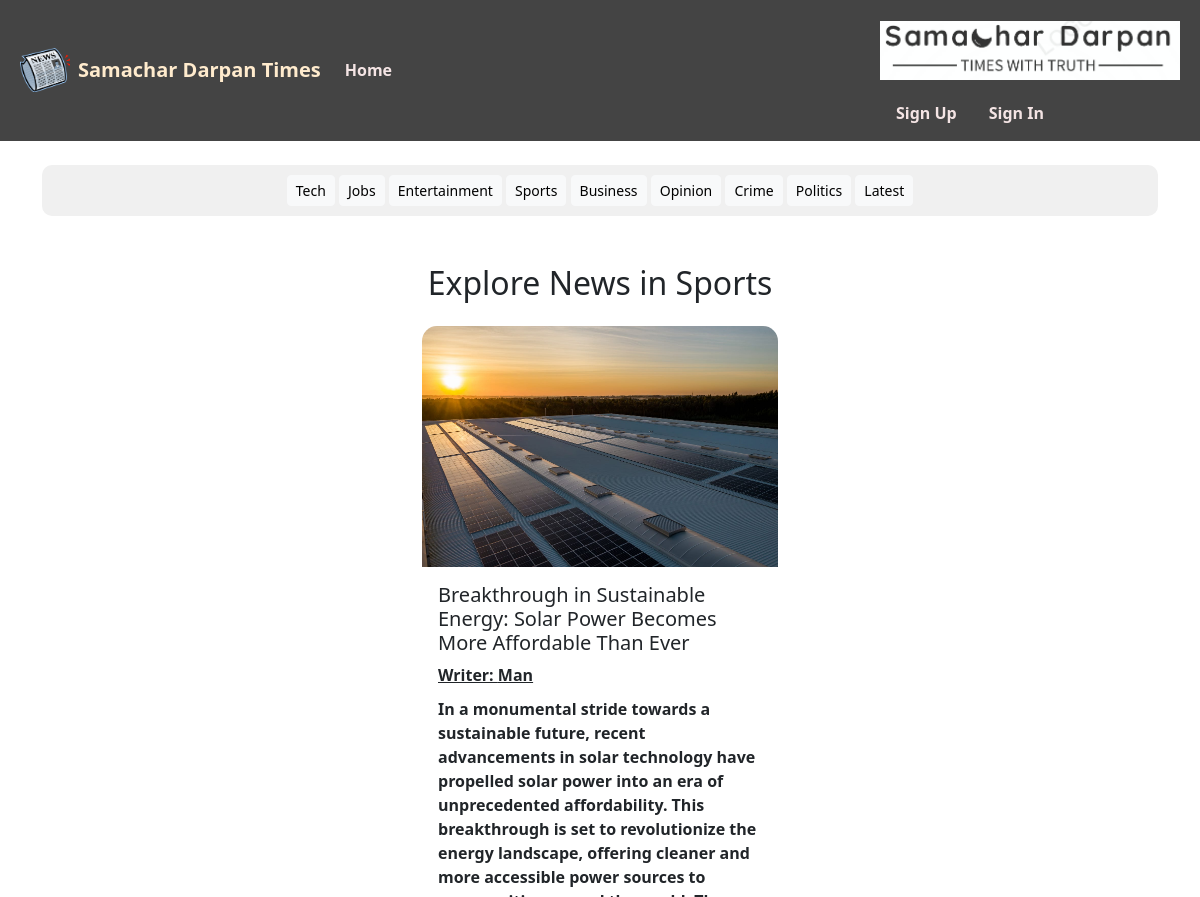
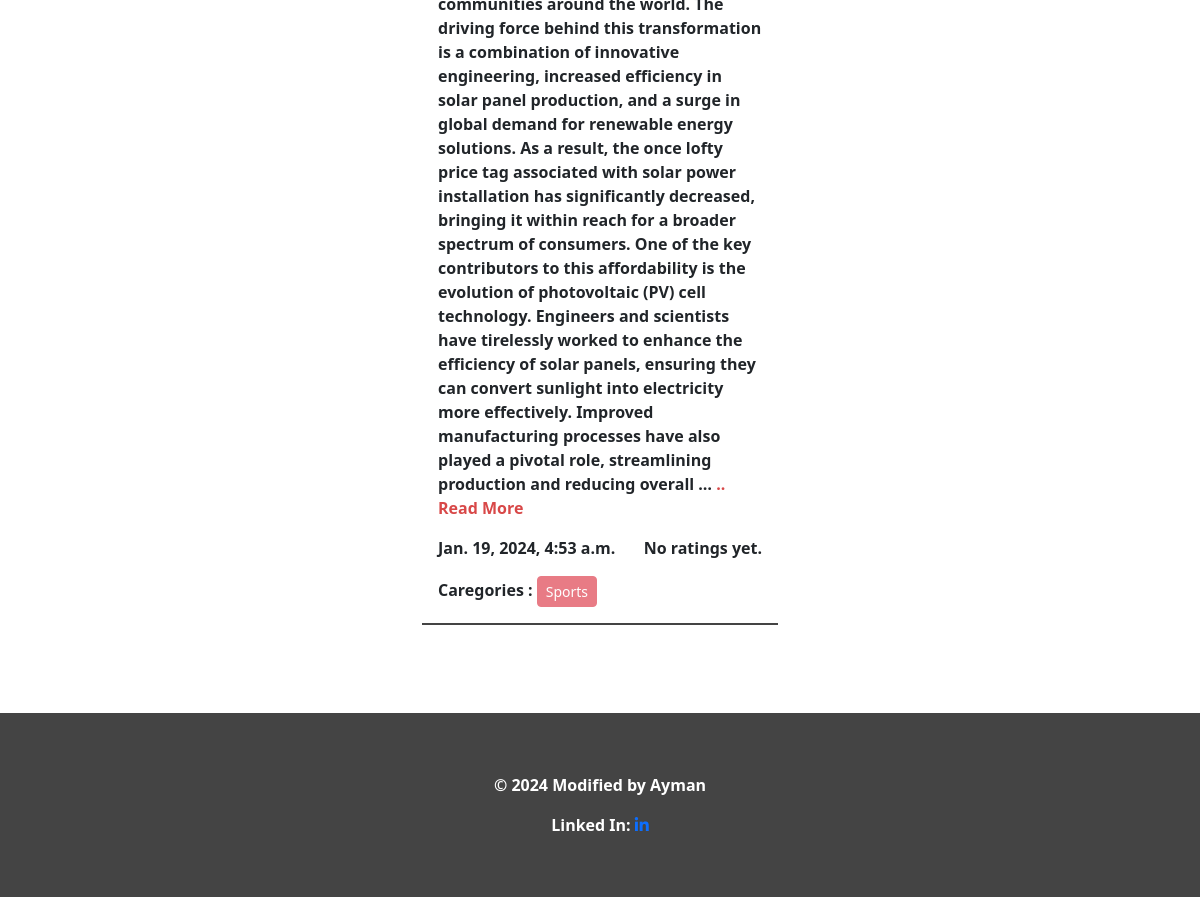
Before: /category/sports/ with the older database file (2 pictures, top to bottom).
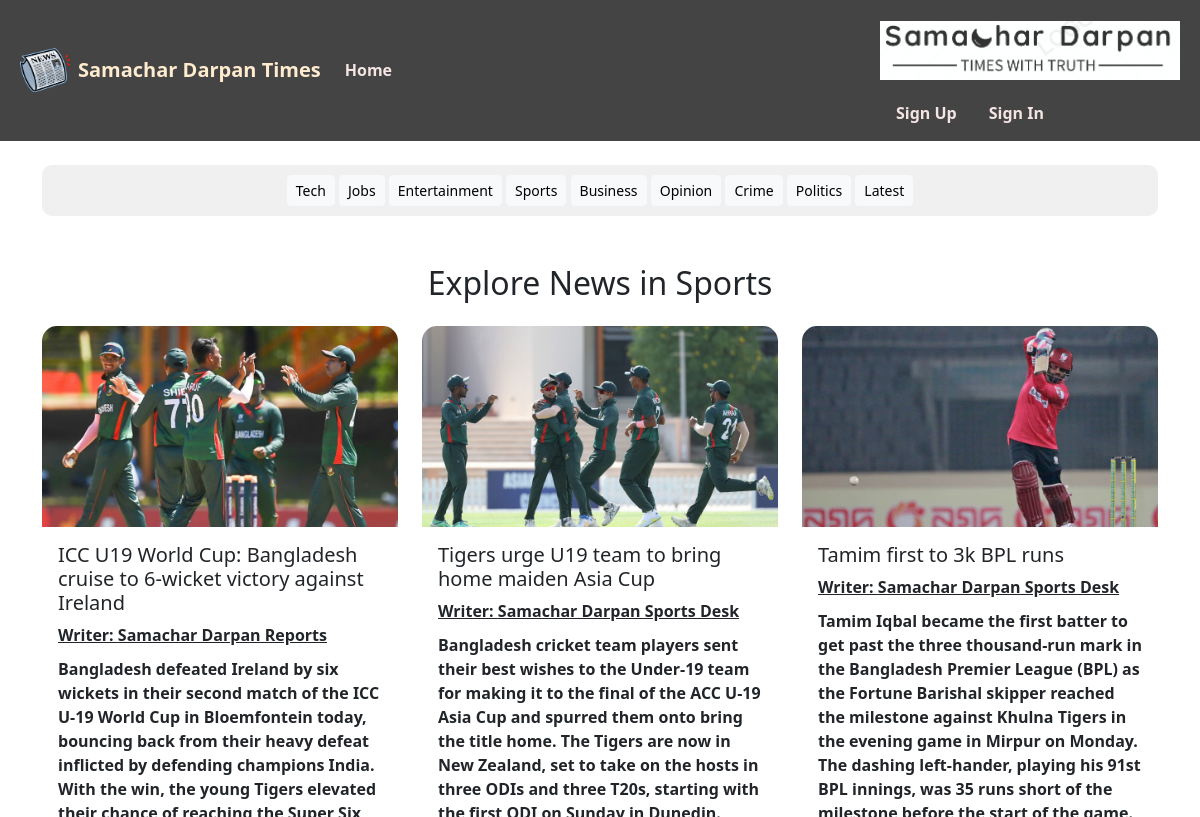
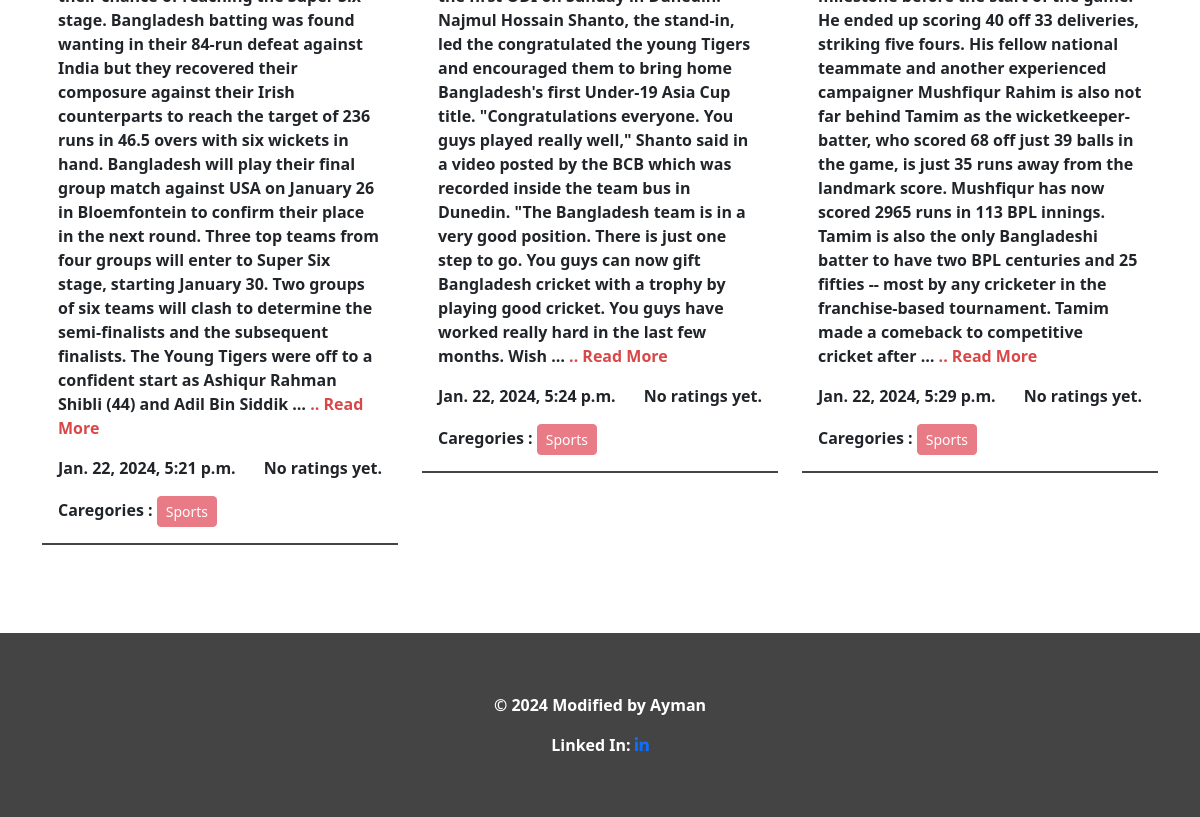
After: the same page with the newer database file (2 pictures, top to bottom).
### news/models.py (models this page shows, shortened)
class Category(models.Model):
    name = models.CharField(max_length=200)
    slug= models.SlugField(max_length=100,null=True, blank= True,unique = True)

class News(models.Model):
    title = models.CharField(max_length=100)
    content = models.TextField()
    category = models.ManyToManyField(Category)
    writter = models.CharField(max_length=200)
    image = models.ImageField(upload_to ='uploads/', blank = True, null = True)
    date = models.DateTimeField(auto_now_add=True, blank = True, null = True)

### NewsPaper/views.py (the view)
# urls.py: path('category/<slug:category_slug>/', views.category, name='category'),
def category(request, category_slug):
    category = get_object_or_404(Category, slug=category_slug)
    data = News.objects.filter(category=category).annotate(avg_rating=Avg('comments__rating'))
    data = data.order_by('-avg_rating')
    categories = Category.objects.all()
    title = category.name
    return render(request, 'category.html', {'data': data, 'category': categories, 'title': title})

### templates/category.html (shortened to what this page needs)
{% extends 'base.html' %}
{% block content %}
<div class="container mt-4">
    <div class="text-center" style="background-color: #f0f0f0; padding: 10px;border-radius: 10px;margin-top: 20px;">
        {% for cat in category %}
        <a href="{% url 'category' cat.slug %}" class="btn btn-light btn-sm" style="color: black;" target="_blank">{{ cat.name }}</a>
    {% endfor %}
    </div>
    <br>
</div>
<div class="container mt-4">
    <h2 class="text-center mb-4">Explore News in {{ title }}</h2>
</div>
<div class="container mt-4 mb-5">
    <div class="row row-cols-1 row-cols-md-2 row-cols-lg-3 justify-content-center">
        {% for post in data%}
            <div class="col mb-4">
                <div class="card" style="border: none">
                    <img src="{{ post.image.url }}" class="card-img-top img-fluid" style="max-height: 250px; object-fit: cover; border-radius: 15px 15px 0 0;" alt="Post Image">
                    <div class="card-body" style="background-color: white;">
                        <h5 class="card-title"><a href="{% url 'detail_news' post.id %}" class="text-decoration-none text-dark">{{ post.title }}</a></h5>
                        <strong style="display: inline-block; text-decoration: underline; margin-bottom: 10px;">Writer: {{ post.writter }}
                        </strong>
                        <br>
                        <p class="card-text">{{ post.content|truncatewords:150 }}
                            <a href="{% url 'detail_news' post.id %}"  style=" color:rgb(216, 72, 72); text-decoration:solid;font-weight: bolder;">.. Read More</a>
                        </p>
                        <div class="d-flex justify-content-between align-items-center mt-3">
                            <p class="card-text">{{ post.date }}</p>
                            {% if post.avg_rating %}
    {% if post.avg_rating|default:0 >= 1 and post.avg_rating|default:0 <= 1.5 %}
    <span>⭐</span>
{% endif %}
{% if post.avg_rating|default:0 > 1.5 and post.avg_rating|default:0 <= 2 %}
<span>⭐⭐</span>
{% endif %}
{% if post.avg_rating|default:0 > 2 and post.avg_rating|default:0 <= 2.5 %}
<span>⭐⭐</span>
{% endif %}
{% if post.avg_rating|default:0 > 2.5 and post.avg_rating|default:0 <= 3 %}
<span>⭐⭐⭐</span>
{% endif %}
{% if post.avg_rating|default:0 > 3 and post.avg_rating|default:0 <= 3.5 %}
<span>⭐⭐⭐</span>
{% endif %}
{% if post.avg_rating|default:0 > 3.5 and post.avg_rating|default:0 <= 4 %}
<span>⭐⭐⭐⭐</span>
{% endif %}
{% if post.avg_rating|default:0 > 4 and post.avg_rating|default:0 <= 4.5 %}
<span>⭐⭐⭐⭐</span>
{% endif %}
{% if post.avg_rating|default:0 > 4.5 and post.avg_rating|default:0 <= 5 %}
<span>⭐⭐⭐⭐⭐</span>
{% endif %}
{% else %}
    <p>No ratings yet.</p>
{% endif %}
                        </div>
                        <strong>Caregories : </strong>
                        {% for category in post.category.all %}
                            <a class="btn btn-danger btn-sm disabled">{{ category.name }}</a>
                        {% endfor %}
                    </div>
                    <div class="card-footer d-flex justify-content-between" style="background-color:white; border-top: 2px solid #444444; border-radius: 0 0 15px 15px;">
                    </div>
                </div>
            </div>
        {% endfor %}
    </div>
</div>
{% endblock content %}

### templates/base.html (shortened to what this page needs)
{% load static %}
<!DOCTYPE html>
<html lang="en">
<head>
    <link href="https://cdn.jsdelivr.net/npm/bootstrap@5.3.2/dist/css/bootstrap.min.css" rel="stylesheet">
    <link rel="stylesheet" href="https://cdnjs.cloudflare.com/ajax/libs/font-awesome/6.5.1/css/all.min.css" />
</head>
<body style="min-height: 100vh; display: flex; flex-direction: column;margin: 0;">
    <nav class="navbar navbar-expand-lg " style="background-color:#444444">
      <div class="container-fluid">
        <a class="navbar-brand m-2" href="#">
            <img src="{% static 'llogo.png' %}" alt="Logo" class="img-fluid" style="width: 50px; height: auto;">
        </a>
        <strong>
            <a class="navbar-brand" href="{% url 'home' %}" style="font-weight: 100px; color: blanchedalmond;">Samachar Darpan Times</a>
        </strong>
        <div class="collapse navbar-collapse" id="navbarSupportedContent">
            <ul class="navbar-nav me-auto mb-2 mb-lg-0">
                <strong>
                  <li class="nav-item">
                    <a class="nav-link active" aria-current="page" style="color: rgb(244, 228, 228);" href="{% url 'home' %}">Home</a>
                </li>
                </strong>
                <strong>
            </ul>
            <div class="navbar-brand m-2">
                <a href="#">
                    <img src="{% static 'logo.png' %}" alt="Logo" class="img-fluid" style="width: 300px; height: auto;">
                </a>
            </div>
            <div class="d-flex">
                <ul class="navbar-nav me-auto mb-2 mb-lg-0">
                    {% if request.user.is_authenticated %}
                    <div class="d-flex align-items-center">
                        <div class="my-auto font-weight-bold px-5" style="color: rgb(244, 228, 228);">
<strong>
  Hello, {{ request.user.first_name }}
</strong>
                        </div>
                    </div>
                    <li class="nav-item mx-3">
                        <a class="nav-link  btn btn-outline-dark" style="color: rgb(244, 228, 228);"  href="{% url 'profile' %}">Profile</a>
                    </li>
                    <li class="nav-item">
                        <a class="nav-link btn btn-outline-dark" style="color: rgb(244, 228, 228);" href="{% url 'user_logout' %}">LogOut</a>
                    </li>
                    {% else %}
                    <li class="nav-item mx-3">
                        <a class="nav-link btn btn-outline-success" style="color: rgb(244, 228, 228);"  href="{% url 'user_registration' %}">Sign Up</a>
                    </li>
                    <li class="nav-item">
                        <a class="nav-link  btn btn-outline-primary" style="color: rgb(244, 228, 228);" href="{% url 'user_login' %}">Sign In</a>
                    </li>
                    {% endif %}
                </ul>
            </div>
        </div>
    </div>
    </nav>
<main style="flex: 1;">
    {% block content %}
    {% endblock %}
</main>
<footer class="footer text-white" style="background-color: #444444; padding: 60px 0;">
    <div class="container">
        <div class="row">
            <div class="col text-center">
                <strong>
                    <p class="text-white font-weight-bold mb-0">
                        © {% now "Y" %} Modified by Ayman
                    </p>
                </strong>
            </div>
        </div>
        <div class="row mt-3">
            <div class="col text-center">
                <strong>
                    Linked In:
                    <a href="http://www.linkedin.com/in/ayman-ilias-b94082175" target="_blank" class="mr-4">
                        <i class="fab fa-linkedin-in"></i>
                    </a>
                </strong>
            </div>
        </div>
    </div>
</footer>
</body>
</html>

Changed rows visible on the page:
removed News: image (picture), title "Breakthrough in Sustainable Energy: Solar Power Becomes More Affordable Than Ever", writter "Man", content "In a monumental stride towards a sustainable future, recent advancements in solar technology have propelled solar power into an era of unprecedented affordability. This breakthrough is set to revolutionize the energy landscape, offering cleaner and more accessible power sources to communities around the world. The driving force behind this transformation is a combination of innovative engineering, increased efficiency in solar panel production, and a surge in global demand for renewable energy solutions. As a result, the once lofty price tag associated with solar power installation has significantly decreased, bringing it within reach for a broader spectrum of consumers. One of the key…", date "Jan. 19, 2024, 4:53 a.m.", shows "No ratings yet.", Category (name "Sports")
added News: image (picture), title "ICC U19 World Cup: Bangladesh cruise to 6-wicket victory against Ireland", writter "Samachar Darpan Reports", content "Bangladesh defeated Ireland by six wickets in their second match of the ICC U-19 World Cup in Bloemfontein today, bouncing back from their heavy defeat inflicted by defending champions India. With the win, the young Tigers elevated their chance of reaching the Super Six stage. Bangladesh batting was found wanting in their 84-run defeat against India but they recovered their composure against their Irish counterparts to reach the target of 236 runs in 46.5 overs with six wickets in hand. Bangladesh will play their final group match against USA on January 26 in Bloemfontein to confirm their place in the next round. Three top teams from four groups will enter to Super Six stage, starting…", date "Jan. 22, 2024, 5:21 p.m.", shows "No ratings yet.", Category (name "Sports")
added News: image (picture), title "Tigers urge U19 team to bring home maiden Asia Cup", writter "Samachar Darpan Sports Desk", content "Bangladesh cricket team players sent their best wishes to the Under-19 team for making it to the final of the ACC U-19 Asia Cup and spurred them onto bring the title home. The Tigers are now in New Zealand, set to take on the hosts in three ODIs and three T20s, starting with the first ODI on Sunday in Dunedin. Najmul Hossain Shanto, the stand-in, led the congratulated the young Tigers and encouraged them to bring home Bangladesh's first Under-19 Asia Cup title. \"Congratulations everyone. You guys played really well,\" Shanto said in a video posted by the BCB which was recorded inside the team bus in Dunedin. \"The Bangladesh team is in a very good position. There is just one step to go. You…", date "Jan. 22, 2024, 5:24 p.m.", shows "No ratings yet.", Category (name "Sports")
added News: image (picture), title "Tamim first to 3k BPL runs", writter "Samachar Darpan Sports Desk", content "Tamim Iqbal became the first batter to get past the three thousand-run mark in the Bangladesh Premier League (BPL) as the Fortune Barishal skipper reached the milestone against Khulna Tigers in the evening game in Mirpur on Monday. The dashing left-hander, playing his 91st BPL innings, was 35 runs short of the milestone before the start of the game. He ended up scoring 40 off 33 deliveries, striking five fours. His fellow national teammate and another experienced campaigner Mushfiqur Rahim is also not far behind Tamim as the wicketkeeper-batter, who scored 68 off just 39 balls in the game, is just 35 runs away from the landmark score. Mushfiqur has now scored 2965 runs in 113 BPL innings.…", date "Jan. 22, 2024, 5:29 p.m.", shows "No ratings yet.", Category (name "Sports")
